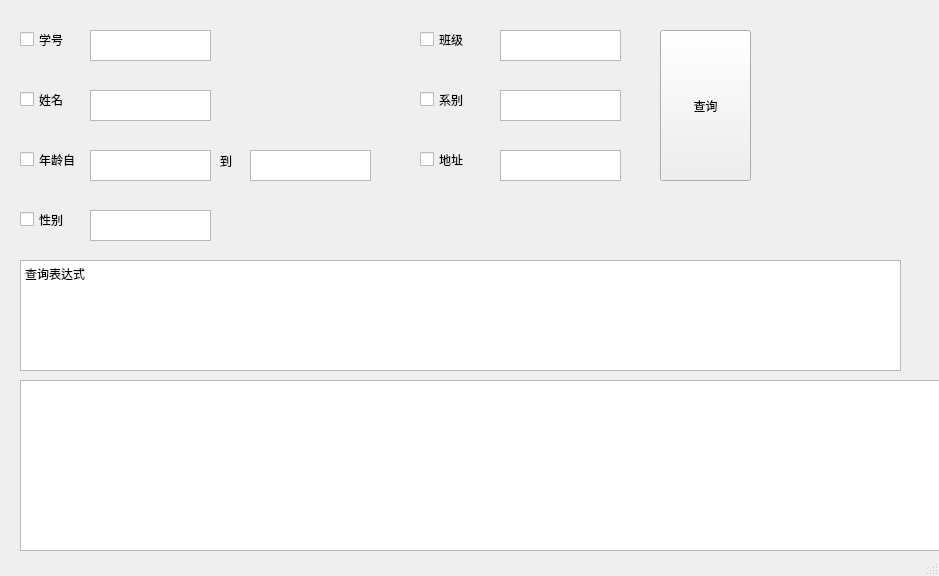
<?xml version="1.0" encoding="UTF-8"?>
<ui version="4.0">
 <class>MainWindow</class>
 <widget class="QMainWindow" name="MainWindow">
  <property name="geometry">
   <rect>
    <x>0</x>
    <y>0</y>
    <width>939</width>
    <height>576</height>
   </rect>
  </property>
  <property name="windowTitle">
   <string>MainWindow</string>
  </property>
  <widget class="QWidget" name="centralwidget">
   <widget class="QCheckBox" name="check_id">
    <property name="geometry">
     <rect>
      <x>20</x>
      <y>30</y>
      <width>91</width>
      <height>19</height>
     </rect>
    </property>
    <property name="text">
     <string>学号</string>
    </property>
   </widget>
   <widget class="QTextEdit" name="stu_id">
    <property name="geometry">
     <rect>
      <x>90</x>
      <y>30</y>
      <width>121</width>
      <height>31</height>
     </rect>
    </property>
   </widget>
   <widget class="QCheckBox" name="check_name">
    <property name="geometry">
     <rect>
      <x>20</x>
      <y>90</y>
      <width>91</width>
      <height>19</height>
     </rect>
    </property>
    <property name="text">
     <string>姓名</string>
    </property>
   </widget>
   <widget class="QTextEdit" name="stu_name">
    <property name="geometry">
     <rect>
      <x>90</x>
      <y>90</y>
      <width>121</width>
      <height>31</height>
     </rect>
    </property>
   </widget>
   <widget class="QTextEdit" name="stu_low_age">
    <property name="geometry">
     <rect>
      <x>90</x>
      <y>150</y>
      <width>121</width>
      <height>31</height>
     </rect>
    </property>
   </widget>
   <widget class="QTextEdit" name="stu_high_age">
    <property name="geometry">
     <rect>
      <x>250</x>
      <y>150</y>
      <width>121</width>
      <height>31</height>
     </rect>
    </property>
   </widget>
   <widget class="QCheckBox" name="check_low_age">
    <property name="geometry">
     <rect>
      <x>20</x>
      <y>150</y>
      <width>91</width>
      <height>19</height>
     </rect>
    </property>
    <property name="text">
     <string>年龄自</string>
    </property>
   </widget>
   <widget class="QLabel" name="check_high_age">
    <property name="geometry">
     <rect>
      <x>220</x>
      <y>150</y>
      <width>71</width>
      <height>21</height>
     </rect>
    </property>
    <property name="text">
     <string>到</string>
    </property>
   </widget>
   <widget class="QCheckBox" name="check_sex">
    <property name="geometry">
     <rect>
      <x>20</x>
      <y>210</y>
      <width>91</width>
      <height>19</height>
     </rect>
    </property>
    <property name="text">
     <string>性别</string>
    </property>
   </widget>
   <widget class="QTextEdit" name="stu_gender">
    <property name="geometry">
     <rect>
      <x>90</x>
      <y>210</y>
      <width>121</width>
      <height>31</height>
     </rect>
    </property>
   </widget>
   <widget class="QTextEdit" name="stu_class">
    <property name="geometry">
     <rect>
      <x>500</x>
      <y>30</y>
      <width>121</width>
      <height>31</height>
     </rect>
    </property>
   </widget>
   <widget class="QTextEdit" name="stu_school">
    <property name="geometry">
     <rect>
      <x>500</x>
      <y>90</y>
      <width>121</width>
      <height>31</height>
     </rect>
    </property>
   </widget>
   <widget class="QTextEdit" name="stu_address">
    <property name="geometry">
     <rect>
      <x>500</x>
      <y>150</y>
      <width>121</width>
      <height>31</height>
     </rect>
    </property>
   </widget>
   <widget class="QCheckBox" name="check_class">
    <property name="geometry">
     <rect>
      <x>420</x>
      <y>30</y>
      <width>91</width>
      <height>19</height>
     </rect>
    </property>
    <property name="text">
     <string>班级</string>
    </property>
   </widget>
   <widget class="QCheckBox" name="check_dept">
    <property name="geometry">
     <rect>
      <x>420</x>
      <y>90</y>
      <width>91</width>
      <height>19</height>
     </rect>
    </property>
    <property name="text">
     <string>系别</string>
    </property>
   </widget>
   <widget class="QCheckBox" name="check_address">
    <property name="geometry">
     <rect>
      <x>420</x>
      <y>150</y>
      <width>91</width>
      <height>19</height>
     </rect>
    </property>
    <property name="text">
     <string>地址</string>
    </property>
   </widget>
   <widget class="QPushButton" name="search">
    <property name="geometry">
     <rect>
      <x>660</x>
      <y>30</y>
      <width>91</width>
      <height>151</height>
     </rect>
    </property>
    <property name="text">
     <string>查询</string>
    </property>
   </widget>
   <widget class="QTextBrowser" name="sql_experssion">
    <property name="geometry">
     <rect>
      <x>20</x>
      <y>260</y>
      <width>881</width>
      <height>111</height>
     </rect>
    </property>
    <property name="html">
     <string>&lt;!DOCTYPE HTML PUBLIC &quot;-//W3C//DTD HTML 4.0//EN&quot; &quot;http://www.w3.org/TR/REC-html40/strict.dtd&quot;&gt;
&lt;html&gt;&lt;head&gt;&lt;meta name=&quot;qrichtext&quot; content=&quot;1&quot; /&gt;&lt;style type=&quot;text/css&quot;&gt;
p, li { white-space: pre-wrap; }
&lt;/style&gt;&lt;/head&gt;&lt;body style=&quot; font-family:'SimSun'; font-size:9pt; font-weight:400; font-style:normal;&quot;&gt;
&lt;p style=&quot; margin-top:0px; margin-bottom:0px; margin-left:0px; margin-right:0px; -qt-block-indent:0; text-indent:0px;&quot;&gt;查询表达式&lt;/p&gt;&lt;/body&gt;&lt;/html&gt;</string>
    </property>
   </widget>
   <widget class="QTableView" name="search_result">
    <property name="geometry">
     <rect>
      <x>20</x>
      <y>380</y>
      <width>921</width>
      <height>171</height>
     </rect>
    </property>
   </widget>
  </widget>
  <widget class="QStatusBar" name="statusbar"/>
 </widget>
 <resources/>
 <connections/>
</ui>
